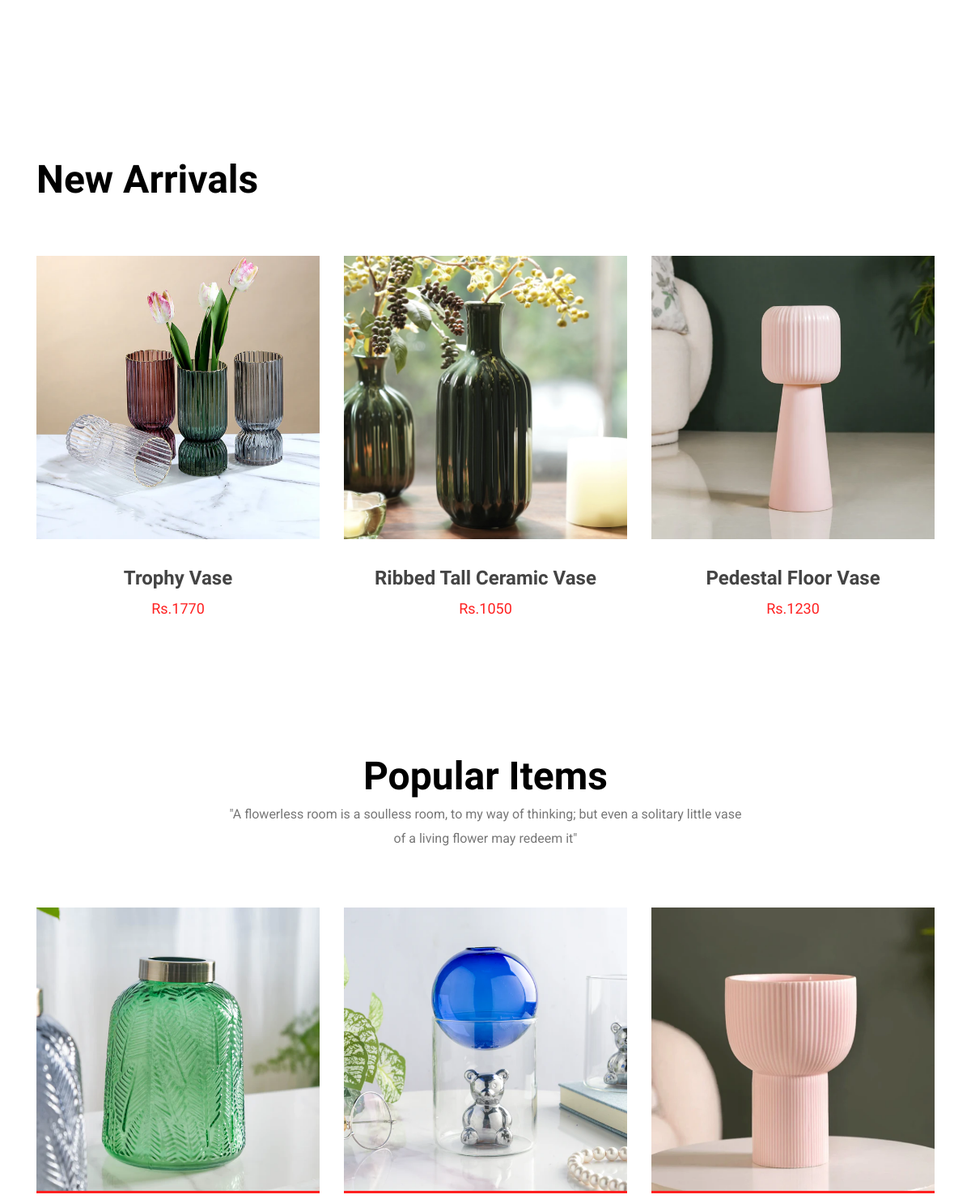
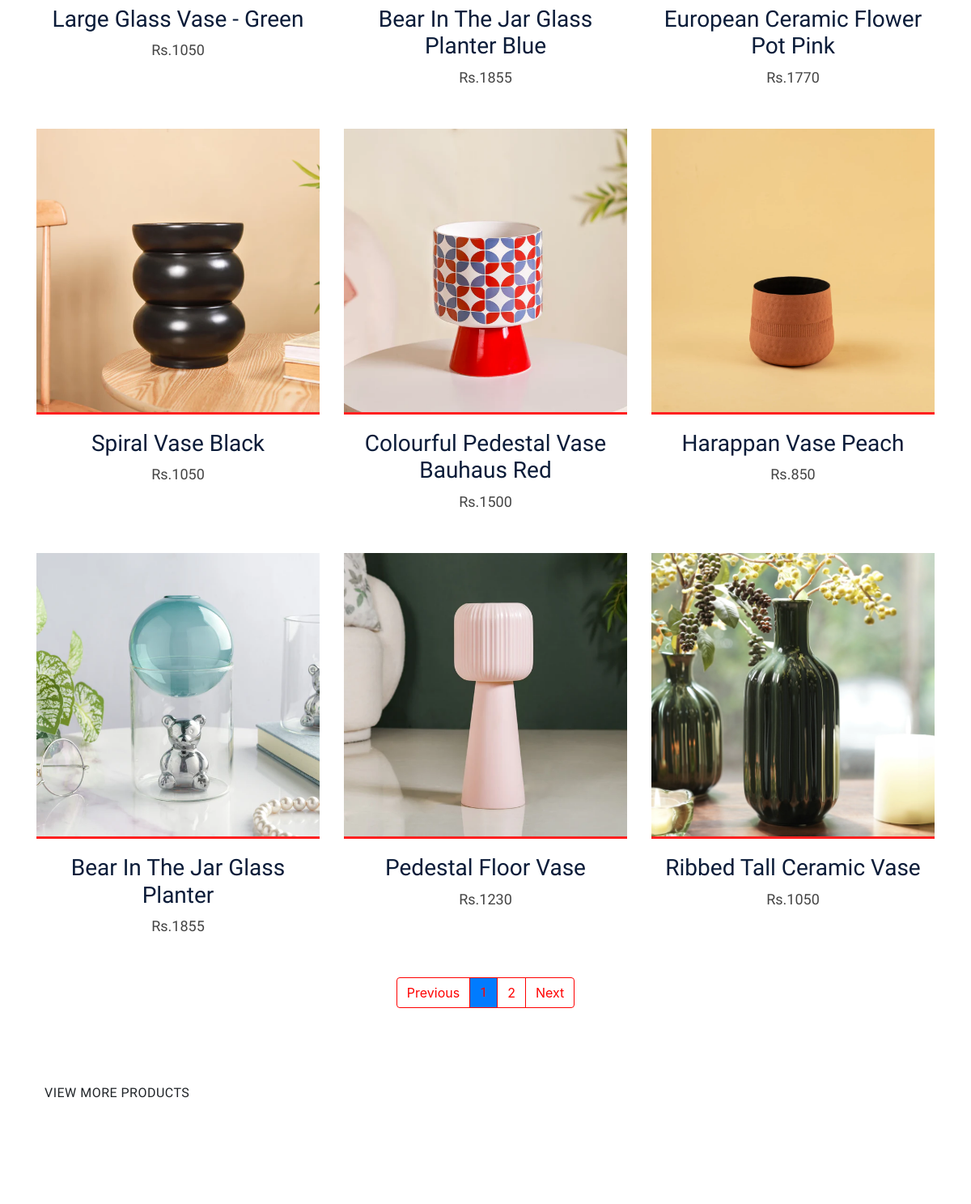
Before: / (middle part) with the older database file (2 pictures, top to bottom).
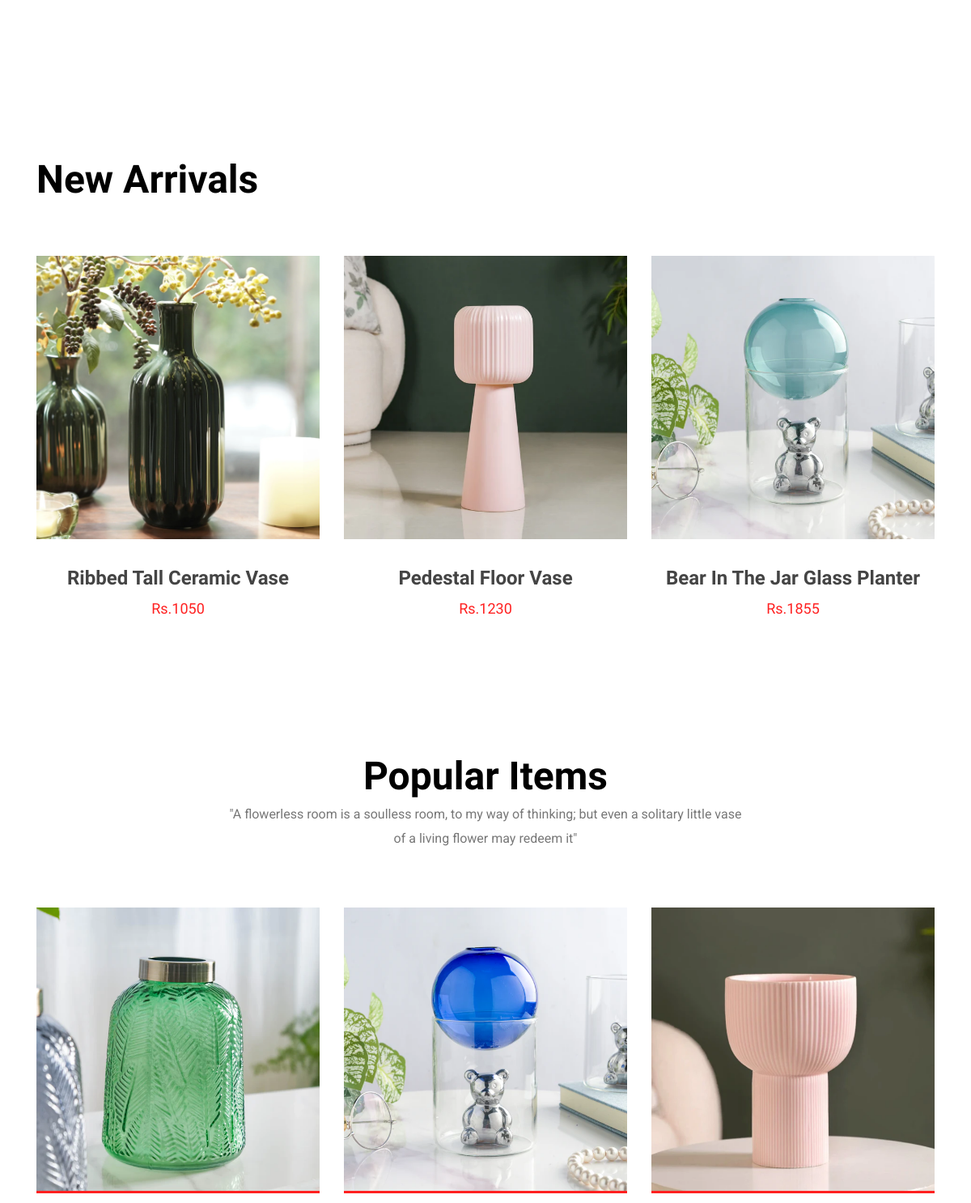
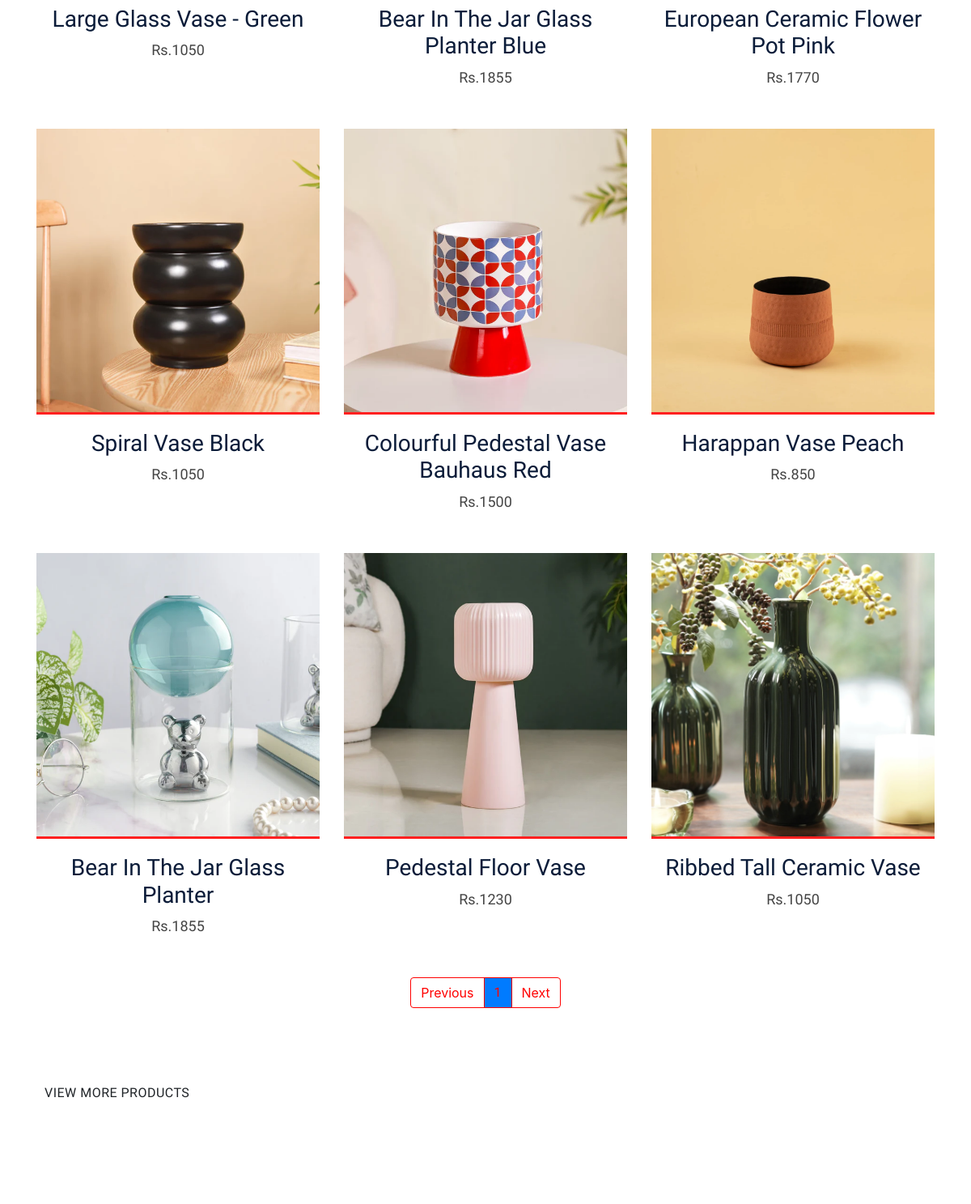
After: the same page with the newer database file (2 pictures, top to bottom).
### product/models.py (models this page shows, shortened)
class Product(models.Model):
    CHOICES = [
        ('large','Large'),
        ('medium','Medium'),
        ('small','Small')
    ]
    name = models.CharField(max_length=100)
    base_image = models.ImageField(upload_to='products/base')
    price = models.PositiveIntegerField()
    description = models.TextField()
    created = models.DateTimeField(default=datetime.now)
    discount = models.FloatField()
    size = models.CharField(max_length=20,choices=CHOICES,default = 'small')
    category = models.ForeignKey('Category',on_delete=models.CASCADE)
    soft_deleted = models.BooleanField(default=False)
    def get_default_variant(self):
        return self.variants.filter(is_default=True).first()

### product/views.py (the view)
# urls.py: path('',list_product,name='home'),
def list_product(request):
    new_arrivals = Product.objects.filter(soft_deleted=False).order_by('-created')[:3]
    products = Product.objects.filter(soft_deleted=False)
    paginator = Paginator(products,9)
    page_number = request.GET.get('page')
    page = paginator.get_page(page_number)
    context = {
        'products':page,
        'new_arrivals':new_arrivals
    }
    return render(request,'product/home.html',context)

### product/templates/product/home.html (shortened to what the changed rows need)
{% extends 'user/index.html' %}
{% load static%}
{% block body%}
<main>
    <section class="new-product-area section-padding30">
        <div class="container">
            <div class="row">
                <div class="col-xl-12">
                    <div class="section-tittle mb-70">
                        <h2>New Arrivals</h2>
                    </div>
                </div>
            </div>
            <div class="row">
                {% for product in new_arrivals%}
                <div class="col-xl-4 col-lg-4 col-md-6 col-sm-6">
                    <div class="single-new-pro mb-30 text-center">
                        <div class="product-img">
                            <a href="{% url 'variant_details' product.get_default_variant.id %}">
                            <img src="{{product.base_image.url}}" alt="">
                        </div>
                        <div class="product-caption">
                            <h3><a href="{% url 'variant_details' product.get_default_variant.id %}">{{product.name}}</a></h3>
                            <span>Rs.{{product.price}}</span>
                        </div>
                    </div>
                </div>
                {% endfor %}
            </div>
        </div>
    </section>
    <div class="popular-items section-padding30" style = 'margin-top: -230px;'>
        <div class="container">
            <div class="row justify-content-center">
                <div class="col-xl-7 col-lg-8 col-md-10">
                    <div class="section-tittle mb-70 text-center">
                        <h2>Popular Items</h2>
                    </div>
                </div>
            </div>
            <div class="row">
                {% for product in products%}
                    <div class="col-xl-4 col-lg-4 col-md-6 col-sm-6">
                        <div class="single-popular-items mb-50 text-center">
                            <div class="popular-img">
                                <a href="{% url 'product_details' product.id %}">
                                <img src="{{ product.base_image.url }}" alt="">
                                    </a>
                                </div>
                            </div>
                            <div class="popular-caption">
                                <h3>{{ product.name}}</h3>
                                <span>Rs.{{product.price}}</span>
                            </div>
                        </div>
                    </div>
                {% endfor %}
            <nav aria-label="Page navigation example">
                <ul class="pagination justify-content-center">
                    {% for i in products.paginator.page_range %}
                        {% if products.number == i %}
                            <li class="page-item active">
                                <span class="page-link" style="color: red; border-color: red;">{{ i }}</span>
                            </li>
                        {% else %}
                            <li class="page-item">
                                <a class="page-link" href="?page={{ i }}" style="color: red; border-color: red;">{{ i }}</a>
                            </li>
                        {% endif %}
                    {% endfor %}
                    {% if products.has_next %}
                    <li class="page-item">
                        <a class="page-link" href="?page={{ products.next_page_number }}" style="color: red; border-color: red;">Next</a>
                    </li>
                    {% else %}
                    <li class="page-item disabled">
                        <a class="page-link" href="#" tabindex="-1" style="color: red; border-color: red;">Next</a>
                    </li>
                    {% endif %}
                </ul>
            </nav>
</main>
{% endblock body%}

Changed rows visible on the page:
no longer on this page (row edited): Product: base_image (picture), name "Trophy Vase", price "1770", shown under "New Arrivals"
now on one of the page's lists (row unchanged): Product: name "Bear In The Jar Glass Planter", price "1855"
Other visible differences:
list line gone: "2"
